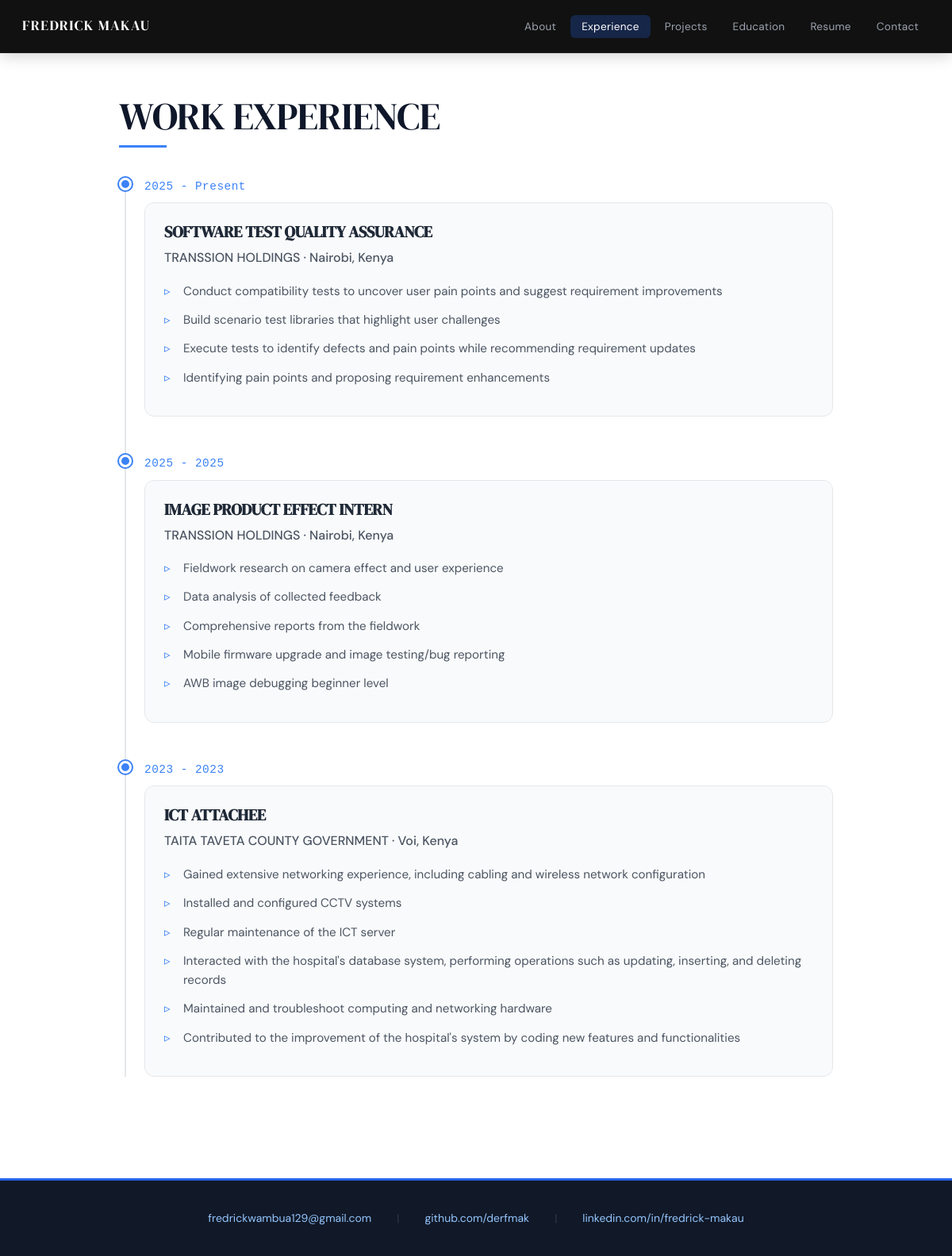
The app's page /experience/ with its own data.
### core/models.py (models this page shows)
class Experience(models.Model):
    company = models.CharField(max_length=200)
    position = models.CharField(max_length=200)
    location = models.CharField(max_length=200)
    start_date = models.DateField()
    end_date = models.DateField(null=True, blank=True)
    description = models.TextField()
    order = models.PositiveIntegerField(default=0)
    created_at = models.DateTimeField(auto_now_add=True)
    class Meta:
        ordering = ['order', '-start_date']

### core/views.py (the view)
def experience(request):
    experiences = Experience.objects.all()
    return render(request, 'experience.html', {'experiences': experiences})

### templates/experience.html (shortened to what this page needs)
{% extends 'base.html' %}
{% load static %}
{% block content %}
<section class="experience-page">
    <h1 class="page-title">WORK EXPERIENCE</h1>
    <div class="timeline">
        {% for exp in experiences %}
        <div class="timeline-item">
            <div class="timeline-dot"></div>
            <div class="timeline-date">{{ exp.start_date|date:'Y' }} - {% if exp.end_date %}{{ exp.end_date|date:'Y' }}{% else %}Present{% endif %}</div>
            <div class="timeline-content">
                <h3>{{ exp.position }}</h3>
                <h4>{{ exp.company }} · {{ exp.location }}</h4>
                <ul class="experience-description">
                    {% for line in exp.description.splitlines %}
                        {% if line.strip %}
                            <li>{{ line }}</li>
                        {% endif %}
                    {% endfor %}
                </ul>
            </div>
        </div>
        {% empty %}
        <p class="text-muted">No experience added yet.</p>
        {% endfor %}
    </div>
</section>
{% endblock %}

### static/css/style.css (style rules this page uses)
:root { --white: #ffffff; --off-white: #f8f9fb; --black: #0a0a0a; --navy: #111827; --blue-primary: #2563eb; --blue-light: #3b82f6; --blue-faint: #eff6ff; --blue-mid: #dbeafe; --text-primary: #0f172a; --text-secondary: #475569; --text-muted: #94a3b8; --border: #e2e8f0; --border-strong: #cbd5e1; --shadow-sm: 0 1px 3px rgba(0,0,0,0.06), 0 1px 2px rgba(0,0,0,0.04); --shadow-md: 0 4px 16px rgba(0,0,0,0.08), 0 2px 6px rgba(0,0,0,0.04); --shadow-lg: 0 12px 40px rgba(0,0,0,0.1), 0 4px 12px rgba(0,0,0,0.06); --transition-speed: 0.3s; --container-width: 1200px; --card-gray: #f8f9fb; --border-light: #e2e8f0; }
*, *::before, *::after { margin: 0; padding: 0; box-sizing: border-box; }
html { scroll-behavior: smooth; }
body { font-family: 'DM Sans', system-ui, sans-serif; background-color: var(--white); color: var(--text-primary); line-height: 1.65; min-height: 100vh; display: flex; flex-direction: column; -webkit-font-smoothing: antialiased; opacity: 0; animation: pageReveal 0.5s ease 0.05s forwards; }
.main-content > *:nth-child(1) { animation: fadeIn 0.5s cubic-bezier(0.22,1,0.36,1) 0.1s both; }
.main-content h1, .main-content h2, .main-content h3 { font-family: 'DM Serif Display', Georgia, serif; font-weight: 400; color: var(--text-primary); line-height: 1.2; letter-spacing: -0.01em; }
.main-content h1 { font-size: clamp(2rem, 4vw, 3rem); }
.main-content h3 { font-size: 1.15rem; }

### templates/experience.html (style rules this page uses)
.experience-page { max-width: 900px; margin: 0 auto; }
.page-title { font-size: 2.5rem; font-weight: 700; margin-bottom: 3rem; color: #1f2937; position: relative; display: inline-block; }
.page-title::after { content: ''; position: absolute; bottom: -10px; left: 0; width: 60px; height: 3px; background: #3b82f6; }
.timeline { position: relative; padding-left: 2rem; }
.timeline::before { content: ''; position: absolute; left: 7px; top: 0; bottom: 0; width: 2px; background: #e5e7eb; }
.timeline-item { position: relative; margin-bottom: 3rem; }
.timeline-dot { position: absolute; left: -2rem; top: 0; width: 16px; height: 16px; border-radius: 50%; background: #3b82f6; border: 3px solid #ffffff; box-shadow: 0 0 0 2px #3b82f6; z-index: 1; }
.timeline-date { font-family: 'JetBrains Mono', monospace; color: #3b82f6; font-size: 0.9rem; margin-bottom: 0.5rem; letter-spacing: 0.5px; }
.timeline-content { background: #f9fafb; border: 1px solid #e5e7eb; border-radius: 12px; padding: 1.5rem; transition: transform 0.3s ease, border-color 0.3s ease; }
.timeline-content h3 { font-size: 1.25rem; font-weight: 600; color: #1f2937; margin-bottom: 0.5rem; }
.timeline-content h4 { font-size: 1rem; font-weight: 500; color: #4b5563; margin-bottom: 1rem; }
.experience-description { list-style: none; padding: 0; }
.experience-description li { color: #4b5563; font-size: 0.95rem; margin-bottom: 0.75rem; padding-left: 1.5rem; position: relative; line-height: 1.6; }
.experience-description li::before { content: '▹'; position: absolute; left: 0; color: #3b82f6; }

### records on screen
Experience: start_date "2025", shows "Present", position "SOFTWARE TEST QUALITY ASSURANCE", company "TRANSSION HOLDINGS", location "Nairobi, Kenya", splitlines "Conduct compatibility tests to uncover user pain points and suggest requirement improvements" "Build scenario test libraries that highlight user challenges" "Execute tests to identify defects and pain points while recommending requirement updates" "Identifying pain points and proposing requirement enhancements"
Experience: start_date "2025", end_date "2025", position "IMAGE PRODUCT EFFECT INTERN", company "TRANSSION HOLDINGS", location "Nairobi, Kenya", splitlines "Fieldwork research on camera effect and user experience" "Data analysis of collected feedback" "Comprehensive reports from the fieldwork" "Mobile firmware upgrade and image testing/bug reporting" "AWB image debugging beginner level"
Experience: start_date "2023", end_date "2023", position "ICT ATTACHEE", company "TAITA TAVETA COUNTY GOVERNMENT", location "Voi, Kenya", splitlines "Gained extensive networking experience, including cabling and wireless network configuration" "Installed and configured CCTV systems" "Regular maintenance of the ICT server" "Interacted with the hospital's database system, performing operations such as updating, inserting, and deleting records" "Maintained and troubleshoot computing and networking hardware" "Contributed to the improvement of the hospital's system by coding new features and functionalities"
